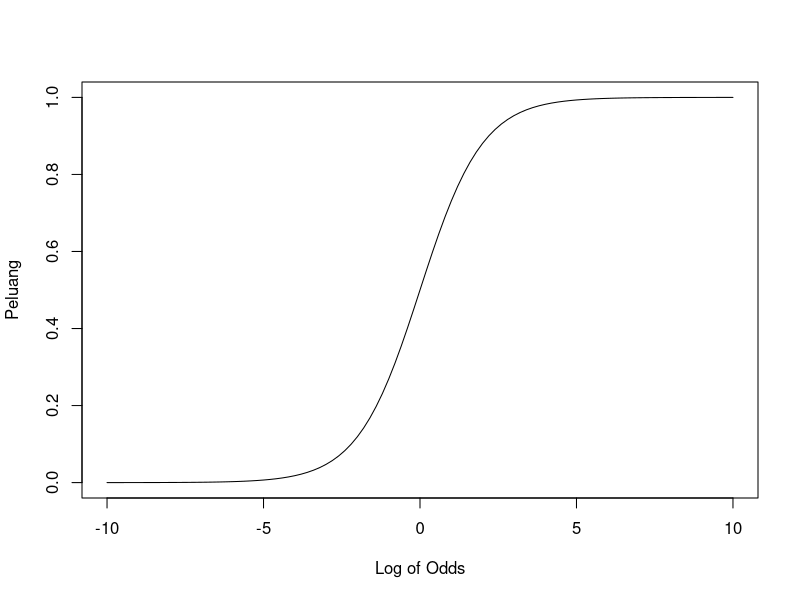

R code for this plot:
## ---- chunk 1
# clear-up the environment
rm(list = ls())

# chunk options
knitr::opts_chunk$set(
  message = FALSE,
  warning = FALSE,
  fig.align = "center",
  comment = "#>")
options(scipen = 9999)

# library
library(dplyr)
## ---- chunk 2
# peluang
24/30
## ---- chunk 3
# peluang tidak lulus
1 - 0.8
## ---- chunk 4
# tentukan kelas

## ---- chunk 5
# peluang = 0.8
# peluang tidak lulus = 0.2
# odds
0.8/0.2
## ---- chunk 6
# peluang
p <- 25/100
# p on time 1-p 
pon <- 1-p
# odds
pon/(1-pon)
## ---- chunk 7
# odds: p/1-p
# min
0/(1-0)
# max
1/(1-1)
## ---- chunk 8
# log of odds - lulus kuis
log(4)
# log of odds - pesawat on time
log(3)
## ---- chunk 9
# min
log(0/(1-0))
# max
log(1/(1-1))
## ---- chunk 10
# log of odds -> odds
odds <- exp(1.386294)
odds
## ---- chunk 11
# odds -> peluang dengan `odds/(odds+1)`
odds/(odds+1)
## ---- chunk 12
library(gtools)

# peluang -> log of odds dengan `logit()`
logit(0.8)
## ---- chunk 13
# log of odds -> peluang dengan `inv.logit()`
inv.logit(1.386294)
## ---- chunk 14
# sigmoid function
curve(inv.logit(x), from = -10, to=10, 
      xlab = "Log of Odds", 
      ylab = "Peluang")
## ---- chunk 15
# read & inspect data
honors <- read.csv("data_input/sample.csv") %>% 
  select(-femalexmath)

glimpse(honors)
## ---- chunk 16
# cek missing value
anyNA(honors)
## ---- chunk 17
# data wrangling
honors <- honors %>% 
  mutate_at(.vars=c('female','hon'),
            .funs=as.factor)
## ---- chunk 18
honors.logit <- glm(hon~1, honors, family='binomial')
summary(honors.logit)
## ---- chunk 19
# peluang
table(honors$hon)
## ---- chunk 20
# log of odds student honors
logit(49/200)
## ---- chunk 21
# log of odds -> odds
exp(-1.12546)
## ---- chunk 22
honors.logit2 <- glm(hon~female, honors, family='binomial')
summary(honors.logit2)

## ---- chunk 23
# proportion
table(female = honors$female, honors = honors$hon)
## ---- chunk 24
# peluang
p_female <- 32 / 109
p_male <- 17 / 91

# odds 
o_female <- p_female/(1-p_female)
o_male <- p_male/(1-p_male)

# log of odds
log(o_female/o_male) # log dari rasio odds female mendapatkan honors dibagi dengan odd dari male mendapatkan honors
## ---- chunk 25
log(o_male)
## ---- chunk 26
# odds female dapat honors

## ---- chunk 27
honors.logit3 <- glm(hon~math, honors, family="binomial")
summary(honors.logit3)
## ---- chunk 28
# 52 angka mean, dibandingkan dengan 1 angka diatasnya
# hint: substitusi formula model saja
# log of odds
hon52 <--9.79394 + 0.15634 *52
hon53 <- -9.79394 + 0.15634 *53

hon53-hon52
## ---- chunk 29
# log of odds -> odds
exp(hon53-hon52)
## ---- chunk 30
honors.logit4 <- glm(hon~math + female, honors, family="binomial")
summary(honors.logit4)

## ---- chunk 31
# female
exp( 0.96531)
# math
exp(0.16422)
## ---- chunk 32
table("female"=honors$female,"hon"=honors$hon)
## ---- chunk 33
honors.pr <- glm(hon~female+math, honors, family="binomial")
summary(honors.pr)
y1 <-  -10.80595 + (0.16422*60)
cond <- inv.logit(y1)
ifelse(cond < 0.5, 'tidak honors', 'honors')
## ---- chunk 34
y2 <-  -10.80595 + 0.96531 + (0.16422*80)
cond <- inv.logit(y2)

ifelse(cond < 0.5, 'tidak honors', 'honors')
## ---- chunk 35

## ---- chunk 36
husain <- logit(0.51)
x <-  (husain + 10.80595) / 0.16422
x
